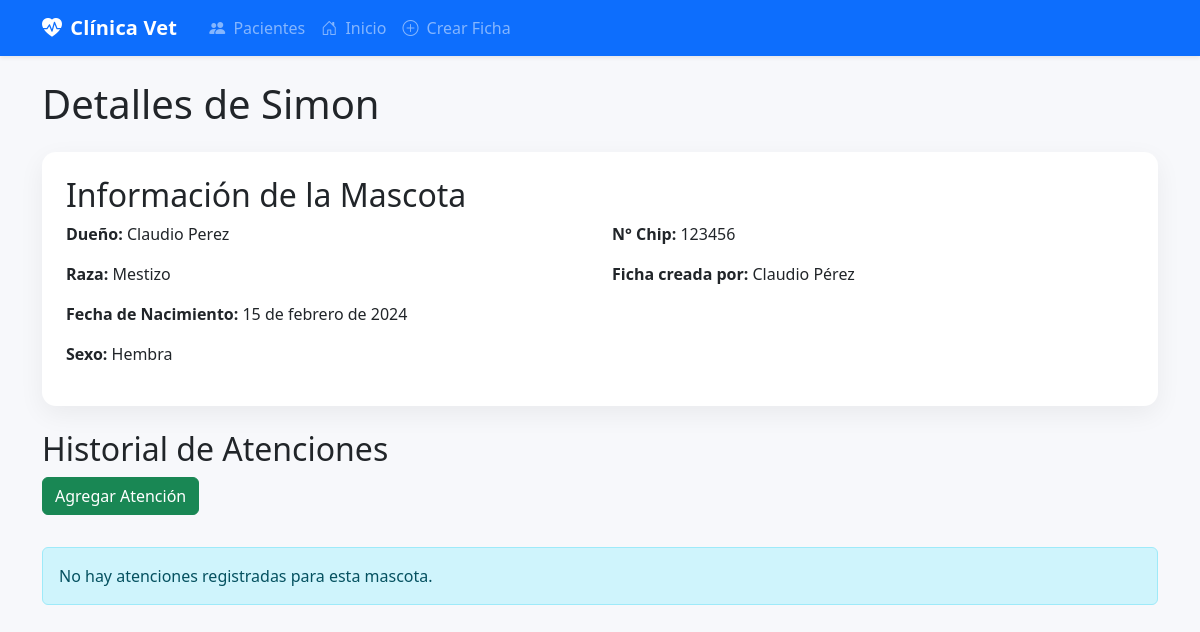
/1/, run on the app's committed database.
### principal/models.py (models this page shows, shortened)
class FichaMascota(models.Model):
    idficha_mascota = models.AutoField(primary_key=True, db_column='idficha_mascota')
    nombre = models.CharField(max_length=45)
    num_chip = models.CharField(max_length=45, blank=True, null=True)
    sexo = models.CharField(max_length=1, choices=SEXO_CHOICES)
    fecha_nacimiento = models.DateField()
    raza = models.CharField(max_length=45)
    dueño = models.ForeignKey(Dueno, on_delete=models.CASCADE)
    asistente = models.ForeignKey(Asistente, on_delete=models.SET_NULL, null=True)

class Dueno(models.Model):
    id = models.AutoField(primary_key=True, db_column='iddueño')
    run = models.CharField(max_length=45, unique=True)
    nombres = models.CharField(max_length=45)
    apellidos = models.CharField(max_length=45)
    email = models.EmailField(max_length=45)
    fono_contacto1 = models.CharField(max_length=45)
    fono_contacto2 = models.CharField(max_length=45, blank=True, null=True)

class Asistente(models.Model):
    idasistente = models.OneToOneField(Profesional, on_delete=models.CASCADE, primary_key=True)
    tipo_acceso = models.CharField(max_length=45, choices=ROLES, default='asistente')

class Profesional(models.Model):
    idprofesional = models.IntegerField(primary_key=True)
    run = models.CharField(max_length=13, unique=True)
    nombre = models.CharField(max_length=45)
    apellido = models.CharField(max_length=45)
    fono = models.CharField(max_length=45)
    class Meta:
        verbose_name_plural = "Profesionales"
    def __str__(self):
        return f'{self.nombre} {self.apellido}'

### principal/views.py (the view)
# urls.py: path('<int:pk>/', views.detalle_mascota, name='detalle_mascota'),
def detalle_mascota(request, pk):
    mascota = get_object_or_404(FichaMascota, pk=pk)
    atenciones = Atencion.objects.filter(ficha_mascota=mascota).order_by('-fecha_atencion')
    return render(request, 'principal/detalle_mascota.html', {'mascota': mascota, 'atenciones': atenciones})

### principal/templates/principal/detalle_mascota.html (shortened to what this page needs)
{% extends 'principal/base.html' %}
{% block content %}
    <h1 class="mb-4">Detalles de {{ mascota.nombre }}</h1>
    <div class="card p-4">
        <h2 class="card-title">Información de la Mascota</h2>
        <div class="row">
            <div class="col-md-6">
                <p><strong>Dueño:</strong> {{ mascota.dueño.nombres }} {{ mascota.dueño.apellidos }}</p>
                <p><strong>Raza:</strong> {{ mascota.raza }}</p>
                <p><strong>Fecha de Nacimiento:</strong> {{ mascota.fecha_nacimiento|date:"d \d\e F \d\e Y" }}</p>
                <p><strong>Sexo:</strong> {{ mascota.get_sexo_display }}</p>
            </div>
            <div class="col-md-6">
                <p><strong>N° Chip:</strong> {{ mascota.num_chip|default:"No registrado" }}</p>
                {% if mascota.asistente %}
                    <p><strong>Ficha creada por:</strong> {{ mascota.asistente.idasistente }}</p>
                {% endif %}
            </div>
        </div>
    </div>
    <div class="mt-4">
        <h2>Historial de Atenciones</h2>
        <a href="{% url 'crear_atencion' mascota.pk %}" class="btn btn-success mb-3">Agregar Atención</a>
        {% if atenciones %}
        <ul class="list-group">
            {% for atencion in atenciones %}
            <li class="list-group-item">
                <div class="d-flex w-100 justify-content-between">
                    <h5 class="mb-1">Atención del {{ atencion.fecha_atencion }}</h5>
                    <small>Veterinario: {{ atencion.veterinario.nombre }} {{ atencion.veterinario.apellido }}</small>
                </div>
                <p class="mb-1"><strong>Diagnóstico:</strong> {{ atencion.diagnostico }}</p>
                <p class="mb-1"><strong>Tratamiento:</strong> {{ atencion.tratamiento }}</p>
                <small><strong>Observaciones:</strong> {{ atencion.observaciones|default:"Sin observaciones" }}</small>
                <div class="mt-2">
                    <a href="{% url 'modificar_atencion' atencion.pk %}" class="btn btn-sm btn-warning">Modificar</a>
                    <a href="{% url 'eliminar_atencion' atencion.pk %}" class="btn btn-sm btn-danger">Eliminar</a>
                </div>
            </li>
            {% endfor %}
        </ul>
        {% else %}
        <div class="alert alert-info mt-3">No hay atenciones registradas para esta mascota.</div>
        {% endif %}
    </div>
{% endblock %}

### principal/static/principal/css/app.css (style rules this page uses)
:root { --soft-bg:#f7f8fb; --muted:#6b7280; }
html,body { height:100% }
body { background:var(--soft-bg) }
.card { border:0;border-radius:14px;box-shadow:0 8px 26px rgba(0,0,0,.06) }

### data on the page
FichaMascota: nombre "Simon", dueño.nombres "Claudio", dueño.apellidos "Perez", raza "Mestizo", fecha_nacimiento "15 de febrero de 2024", sexo "Hembra", num_chip "123456", asistente.idasistente "Claudio Pérez"
